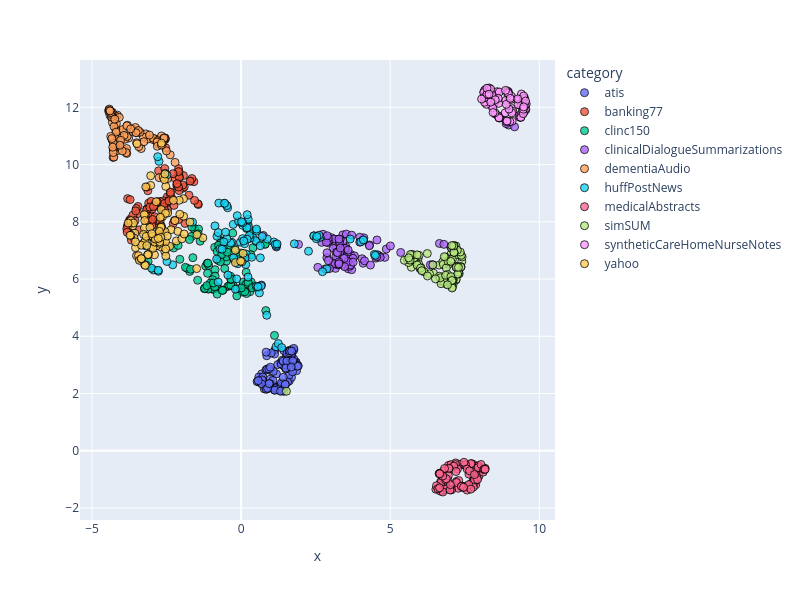

Notebook source saved alongside this figure:
### Code cell
dimensionality_reduction_plots(file_paths="./outputsTest/*/mda_dim_scores.csv")

### Figure 1 — Plotly figure (JSON) as saved in the notebook; plotly's stock layout.template omitted (floating-point values rounded to 4 significant figures)
{"data": [{"customdata": [["atis_199"], ["atis_12"], ["atis_115"], ["atis_276"], ["atis_188"], ["atis_137"], ["atis_177"], ["atis_106"], ["atis_100"], ["atis_267"], ["atis_112"], ["atis_126"], ["atis_120"], ["atis_239"], ["atis_101"], ["atis_153"], ["atis_13"], ["atis_101"], ["atis_136"], ["atis_212"], ["atis_230"], ["atis_112"], ["atis_122"], ["atis_156"], ["atis_232"], ["atis_3"], ["atis_171"], ["atis_187"], ["atis_151"], ["atis_10"], ["atis_154"], ["atis_425"], ["atis_185"], ["atis_25"], ["atis_148"], ["atis_134"], ["atis_188"], ["atis_193"], ["atis_129"], ["atis_109"], ["atis_180"], ["atis_275"], ["atis_124"], ["atis_10"], ["atis_210"], ["atis_118"], ["atis_206"], ["atis_138"], ["atis_15"], ["atis_227"], ["atis_13"], ["atis_218"], ["atis_20"], ["atis_150"], ["atis_110"], ["atis_164"], ["atis_116"], ["atis_152"], ["atis_132"], ["atis_144"], ["atis_128"], ["atis_117"], ["atis_217"], ["atis_17"], ["atis_168"], ["atis_15"], ["atis_10"], ["atis_100"], ["atis_130"], ["atis_111"], ["atis_150"], ["atis_544"], ["atis_145"], ["atis_108"], ["atis_270"], ["atis_209"], ["atis_118"], ["atis_117"], ["atis_304"], ["atis_128"], ["atis_101"], ["atis_210"], ["atis_204"], ["atis_157"], ["atis_11"], ["atis_268"], ["atis_116"], ["atis_148"], ["atis_112"], ["atis_198"], ["atis_125"], ["atis_0"], ["atis_128"], ["atis_129"], ["atis_199"], ["atis_105"], ["atis_257"], ["atis_108"], ["atis_153"], ["atis_11"]], "hovertemplate": "category=atis<br>x=%{x}<br>y=%{y}<br>doc_id=%{customdata[0]}<extra></extra>", "legendgroup": "atis", "marker": {"color": "#636efa", "line": {"color": "black", "width": 1}, "opacity": 0.8, "size": 8, "symbol": "circle"}, "mode": "markers", "name": "atis", "orientation": "v", "showlegend": true, "type": "scatter", "x": [1.379, 0.8099, 1.32, 0.9898, 1.871, 1.185, 0.6894, 1.602, 1.648, 1.357, 0.8326, 1.135, 1.316, 1.658, 0.9761, 1.845, 1.86, 1.825, 1.56, 1.314, 1.754, 1.768, 1.064, 1.434, 0.969, 0.8596, 1.518, 1.054, 0.611, 1.228, 1.838, 1.599, 1.079, 1.104, 0.5936, 1.718, 1.71, 1.12, 1.62, 1.69, 1.441, 0.7298, 1.686, 0.8325, 1.691, 1.35, 1.576, 1.066, 1.343, 1.121, 1.6, 1.064, 1.01, 1.432, 1.724, 1.769, 1.558, 0.7217, 1.485, 1.382, 0.8393, 1.339, 1.432, 0.8644, 1.539, 0.5641, 1.617, 0.6259, 1.152, 1.335, 1.238, 1.765, 0.9294, 1.412, 1.478, 0.7767, 1.38, 0.8684, 1.502, 1.5, 0.9588, 1.129, 1.411, 0.981, 0.535, 0.7059, 0.6951, 0.8355, 0.8871, 1.917, 0.9391, 1.322, 1.632, 1.892, 1.536, 1.733, 1.498, 0.5752, 1.68, 1.693], "xaxis": "x", "y": [2.351, 2.23, 2.251, 2.799, 2.996, 2.684, 2.684, 3.324, 3.519, 2.297, 2.365, 3.519, 3.066, 3.073, 2.239, 3.095, 2.796, 3.079, 3.478, 2.203, 3.112, 3.204, 2.257, 2.966, 2.496, 3.319, 3.313, 2.318, 2.475, 3.008, 2.982, 3.353, 2.772, 2.229, 2.572, 3.49, 3.419, 2.12, 2.443, 2.563, 2.959, 2.577, 3.317, 2.818, 3.395, 2.368, 3.386, 2.456, 3.027, 3.377, 2.628, 2.176, 3.416, 2.075, 2.757, 3.521, 2.402, 2.428, 2.308, 2.136, 3.445, 2.091, 3.501, 2.853, 3.403, 2.42, 3.424, 2.389, 2.171, 2.115, 2.136, 3.575, 2.86, 2.564, 2.318, 2.161, 3.163, 2.153, 2.855, 2.994, 2.343, 2.112, 3.127, 2.918, 2.415, 2.475, 2.331, 2.149, 2.179, 2.966, 2.345, 2.077, 3.481, 2.952, 3.132, 3.135, 2.891, 2.449, 2.921, 3.482], "yaxis": "y"}, {"customdata": [["atis_303"], ["atis_171"], ["atis_196"], ["atis_294"], ["atis_199"], ["atis_146"], ["atis_243"], ["atis_116"], ["atis_119"], ["atis_297"], ["atis_275"], ["atis_159"], ["atis_299"], ["atis_245"], ["atis_146"], ["atis_194"], ["atis_143"], ["atis_170"], ["atis_15"], ["atis_283"], ["atis_234"], ["atis_220"], ["atis_222"], ["atis_211"], ["atis_410"], ["atis_343"], ["atis_196"], ["atis_252"], ["atis_166"], ["atis_271"], ["atis_223"], ["atis_475"], ["atis_216"], ["atis_289"], ["atis_15"], ["atis_15"], ["atis_239"], ["atis_372"], ["atis_185"], ["atis_22"], ["atis_236"], ["atis_276"], ["atis_130"], ["atis_133"], ["atis_249"], ["atis_155"], ["atis_249"], ["atis_176"], ["atis_249"], ["atis_257"], ["atis_168"], ["atis_290"], ["atis_27"], ["atis_200"], ["atis_215"], ["atis_18"], ["atis_146"], ["atis_158"], ["atis_151"], ["atis_189"], ["atis_225"], ["atis_233"], ["atis_255"], ["atis_239"], ["atis_221"], ["atis_161"], ["atis_126"], ["atis_148"], ["atis_154"], ["atis_118"], ["atis_297"], ["atis_586"], ["atis_195"], ["atis_128"], ["atis_303"], ["atis_305"], ["atis_283"], ["atis_169"], ["atis_314"], ["atis_196"], ["atis_246"], ["atis_259"], ["atis_271"], ["atis_182"], ["atis_380"], ["atis_330"], ["atis_173"], ["atis_383"], ["atis_359"], ["atis_334"], ["atis_136"], ["atis_134"], ["atis_158"], ["atis_144"], ["atis_216"], ["atis_208"], ["atis_271"], ["atis_166"], ["atis_211"], ["atis_24"]], "hovertemplate": "category=banking77<br>x=%{x}<br>y=%{y}<br>doc_id=%{customdata[0]}<extra></extra>", "legendgroup": "banking77", "marker": {"color": "#EF553B", "line": {"color": "black", "width": 1}, "opacity": 0.8, "size": 8, "symbol": "circle"}, "mode": "markers", "name": "banking77", "orientation": "v", "showlegend": true, "type": "scatter", "x": [-1.935, -2.887, -2.069, -3.16, -2.473, -2.598, -1.691, -2.104, -2.08, -1.435, -1.451, -3.046, -2.211, -1.749, -2.808, -2.696, -2.767, -2.471, -3.168, -2.321, -3.881, -1.956, -2.9, -2.072, -3.806, -3.457, -3.517, -4.122, -2.792, -3.1, -2.098, -1.585, -3.716, -3.15, -2.1, -3.681, -3.808, -2.375, -3.799, -1.908, -2.717, -3.802, -2.593, -2.534, -4.293, -2.145, -3.128, -2.772, -3.455, -2.284, -1.956, -3.389, -3.02, -3.742, -2.825, -3.211, -2.644, -3.723, -2.467, -2.277, -1.882, -3.835, -3.156, -1.65, -2.08, -2.786, -2.677, -2.63, -2.237, -2.571, -2.157, -3.126, -2.572, -3.63, -2.373, -2.991, -1.564, -2.37, -2.814, -3.167, -2.913, -1.713, -3.419, -3.062, -3.721, -2.56, -2.717, -2.99, -2.421, -2.94, -3.747, -2.968, -2.101, -3.557, -2.148, -2.252, -2.093, -1.099, -3.536, -3.822], "xaxis": "x", "y": [9.616, 7.45, 9.569, 8.451, 8.873, 8.736, 9.431, 9.606, 9.746, 8.605, 8.63, 8.224, 9.504, 8.93, 8.021, 8.137, 9.782, 8.683, 8.36, 8.825, 10.49, 9.174, 8.177, 9.554, 8.81, 8.538, 8.467, 10.66, 8.009, 8.653, 9.857, 9.402, 8.093, 7.486, 9.755, 7.361, 7.842, 9.041, 7.719, 9.22, 8.709, 7.881, 8.49, 10.59, 10.25, 9.242, 9.086, 7.971, 8.291, 9.682, 9.285, 6.706, 8.714, 8.029, 8.549, 8.122, 7.736, 7.954, 8.423, 7.94, 7.943, 7.757, 9.214, 9.511, 9.092, 8.605, 8.489, 8.51, 8.05, 8.426, 9.296, 8.04, 8.641, 8.229, 8.953, 8.442, 8.747, 9.028, 8.704, 8.421, 8.578, 9.422, 7.718, 8.513, 8.775, 9.862, 8.019, 7.867, 8.732, 8.533, 8.039, 8.08, 9.216, 8.04, 9.334, 8.574, 8.079, 5.659, 8.382, 7.635], "yaxis": "y"}, {"customdata": [["atis_356"], ["atis_200"], ["atis_317"], ["atis_361"], ["atis_220"], ["atis_246"], ["atis_305"], ["atis_122"], ["atis_220"], ["atis_520"], ["atis_297"], ["atis_181"], ["atis_309"], ["atis_378"], ["atis_247"], ["atis_234"], ["atis_189"], ["atis_226"], ["atis_156"], ["atis_34"], ["atis_253"], ["atis_299"], ["atis_290"], ["atis_252"], ["atis_418"], ["atis_360"], ["atis_256"], ["atis_320"], ["atis_315"], ["atis_28"], ["atis_249"], ["atis_559"], ["atis_251"], ["atis_297"], ["atis_305"], ["atis_20"], ["atis_426"], ["atis_376"], ["atis_233"], ["atis_220"], ["atis_256"], ["atis_279"], ["atis_164"], ["atis_298"], ["atis_270"], ["atis_185"], ["atis_251"], ["atis_280"], ["atis_368"], ["atis_265"], ["atis_201"], ["atis_436"], ["atis_337"], ["atis_273"], ["atis_394"], ["atis_220"], ["atis_32"], ["atis_18"], ["atis_242"], ["atis_229"], ["atis_292"], ["atis_261"], ["atis_317"], ["atis_274"], ["atis_277"], ["atis_207"], ["atis_141"], ["atis_268"], ["atis_165"], ["atis_191"], ["atis_318"], ["atis_642"], ["atis_369"], ["atis_155"], ["atis_347"], ["atis_344"], ["atis_487"], ["atis_174"], ["atis_321"], ["atis_230"], ["atis_274"], ["atis_372"], ["atis_282"], ["atis_2"], ["atis_405"], ["atis_349"], ["atis_209"], ["atis_395"], ["atis_389"], ["atis_389"], ["atis_258"], ["atis_200"], ["atis_197"], ["atis_239"], ["atis_230"], ["atis_240"], ["atis_325"], ["atis_223"], ["atis_286"], ["atis_259"]], "hovertemplate": "category=clinc150<br>x=%{x}<br>y=%{y}<br>doc_id=%{customdata[0]}<extra></extra>", "legendgroup": "clinc150", "marker": {"color": "#00cc96", "line": {"color": "black", "width": 1}, "opacity": 0.8, "size": 8, "symbol": "circle"}, "mode": "markers", "name": "clinc150", "orientation": "v", "showlegend": true, "type": "scatter", "x": [-0.3212, -0.6776, -1.231, -0.4344, -0.66, -0.3074, -0.4933, -0.4485, -0.8739, 0.36, 0.1828, 0.06283, -0.9653, -0.3986, -0.7366, 0.296, -0.5015, -0.7072, -0.8862, -0.2817, 0.06615, -0.2602, -1.559, -0.8717, -1.193, -0.9542, -0.3526, -0.6946, -0.3426, -0.9169, -0.5495, -1.188, 0.3379, -1.618, -1.087, -0.5888, 0.1692, -0.00153, -1.552, -1.126, 1.119, -1.427, -0.1408, -1.088, -1.102, -1.652, 0.1774, -0.9396, -0.8214, -1.722, -2.056, -1.225, -0.2128, -0.7713, 0.3978, -1.815, -0.6952, 0.2899, -0.1336, -0.2442, -0.2981, -1.868, 0.02476, -0.8034, 0.1774, -1.032, -0.6495, -1.136, -1.148, -2.942, -0.803, 0.3275, -0.6063, -0.8865, 0.1209, -3.119, 0.005155, 0.2348, -1.655, -0.3354, -1.114, -1.695, -0.1449, 0.3309, -0.9336, -1.374, -2.262, -1.458, -0.1563, 0.8279, -1.731, 0.8032, -1.44, -0.3451, 0.3703, -0.6287, -2.113, -0.464, -0.7564, 0.8107], "xaxis": "x", "y": [6.006, 7.346, 5.663, 7.068, 7.313, 5.881, 6.626, 5.738, 6.326, 5.772, 7.768, 5.761, 5.646, 5.768, 7.18, 5.555, 6.776, 6.764, 7.106, 7.604, 5.891, 5.763, 7.765, 6.101, 5.691, 5.977, 6.094, 5.628, 5.78, 5.646, 6.362, 6.452, 5.896, 6.747, 5.695, 7.048, 6.234, 6.91, 7.682, 6.201, 4.029, 7.746, 6.795, 6.474, 5.645, 7.495, 5.495, 5.779, 5.743, 6.266, 6.689, 5.671, 7.066, 6.652, 7.093, 6.373, 6.608, 5.773, 5.651, 6.694, 6.831, 6.409, 5.543, 6.961, 5.835, 5.86, 6.859, 6.55, 5.769, 6.317, 5.472, 6.848, 5.612, 5.727, 5.555, 6.612, 5.688, 5.885, 7.818, 5.979, 6.555, 6.342, 5.411, 7.672, 5.86, 7.324, 7.086, 5.958, 6.604, 4.897, 7.38, 7.219, 7.579, 6.0, 5.694, 5.6, 7.175, 6.94, 7.18, 7.218], "yaxis": "y"}, {"customdata": [["atis_36"], ["atis_223"], ["atis_421"], ["atis_394"], ["atis_24"], ["atis_385"], ["atis_316"], ["atis_187"], ["atis_313"], ["atis_547"], ["atis_337"], ["atis_227"], ["atis_324"], ["atis_463"], ["atis_361"], ["atis_294"], ["atis_206"], ["atis_28"], ["atis_239"], ["atis_39"], ["atis_261"], ["atis_313"], ["atis_457"], ["atis_360"], ["atis_453"], ["atis_398"], ["atis_430"], ["atis_324"], ["atis_357"], ["atis_335"], ["atis_269"], ["atis_562"], ["atis_26"], ["atis_409"], ["atis_32"], ["atis_241"], ["atis_488"], ["atis_407"], ["atis_447"], ["atis_235"], ["atis_292"], ["atis_303"], ["atis_252"], ["atis_347"], ["atis_386"], ["atis_325"], ["atis_311"], ["atis_437"], ["atis_417"], ["atis_356"], ["atis_210"], ["atis_455"], ["atis_404"], ["atis_336"], ["atis_396"], ["atis_239"], ["atis_42"], ["atis_379"], ["atis_38"], ["atis_317"], ["atis_338"], ["atis_304"], ["atis_454"], ["atis_300"], ["atis_304"], ["atis_254"], ["atis_237"], ["atis_345"], ["atis_188"], ["atis_246"], ["atis_389"], ["atis_645"], ["atis_407"], ["atis_21"], ["atis_355"], ["atis_367"], ["atis_488"], ["atis_318"], ["atis_334"], ["atis_276"], ["atis_427"], ["atis_412"], ["atis_302"], ["atis_27"], ["atis_441"], ["atis_397"], ["atis_276"], ["atis_468"], ["atis_430"], ["atis_398"], ["atis_310"], ["atis_213"], ["atis_224"], ["atis_381"], ["atis_237"], ["atis_288"], ["atis_338"], ["atis_326"], ["atis_300"], ["atis_337"]], "hovertemplate": "category=clinicalDialogueSummarizations<br>x=%{x}<br>y=%{y}<br>doc_id=%{customdata[0]}<extra></extra>", "legendgroup": "clinicalDialogueSummarizations", "marker": {"color": "#ab63fa", "line": {"color": "black", "width": 1}, "opacity": 0.8, "size": 8, "symbol": "circle"}, "mode": "markers", "name": "clinicalDialogueSummarizations", "orientation": "v", "showlegend": true, "type": "scatter", "x": [2.85, 3.411, 0.7438, 3.529, 3.513, 3.071, 5.735, 3.419, 2.615, 2.702, 4.822, 3.704, 3.405, 2.927, 3.434, 4.092, 4.588, 4.637, 3.492, 3.409, 3.42, 3.594, 4.869, 3.163, 3.006, 3.684, 4.117, 2.822, 3.199, 3.981, 3.802, 3.242, 1.924, 0.6809, 4.571, 5.351, 2.875, 3.708, 6.422, 8.973, 3.028, 3.642, 6.65, 4.056, 3.61, 1.184, 4.31, 5.006, 3.291, 3.142, 8.887, 3.398, 2.572, 3.277, 3.592, 3.277, 3.753, 3.177, 3.323, 4.138, 3.222, 3.98, 4.52, 3.671, 4.555, 2.927, 3.122, 2.927, 3.485, 3.176, 3.32, 2.925, 2.861, 2.744, 4.338, 3.582, 3.47, 4.3, 3.708, 3.589, 3.298, 7.029, 3.093, 3.756, 4.668, 3.205, 3.458, 3.232, 3.326, 2.962, 7.468, 3.279, 3.28, 2.886, 6.8, 4.547, 9.17, 3.282, 6.346, 2.881], "xaxis": "x", "y": [7.439, 7.544, 7.523, 7.571, 7.134, 6.487, 6.863, 6.969, 7.439, 7.282, 6.758, 6.784, 7.036, 7.262, 7.097, 6.553, 6.801, 6.807, 7.051, 6.488, 7.325, 6.357, 7.049, 6.372, 7.372, 6.853, 7.439, 6.355, 6.672, 7.462, 6.808, 6.497, 7.211, 5.787, 6.85, 6.928, 6.747, 6.327, 6.5, 11.38, 7.445, 6.448, 7.244, 6.71, 6.692, 7.121, 7.19, 7.156, 7.193, 6.539, 11.43, 6.758, 6.407, 6.511, 6.621, 7.336, 6.724, 6.799, 7.389, 6.637, 7.383, 7.289, 6.73, 6.491, 7.365, 6.643, 7.396, 7.329, 7.075, 7.085, 6.966, 7.432, 7.284, 7.565, 6.488, 6.608, 6.431, 7.162, 7.533, 7.012, 7.288, 7.119, 7.072, 6.588, 6.757, 6.941, 6.722, 6.921, 7.086, 6.364, -1.294, 6.597, 6.531, 7.512, 7.212, 6.781, 11.32, 7.398, 6.497, 6.918], "yaxis": "y"}, {"customdata": [["atis_405"], ["atis_232"], ["atis_424"], ["atis_402"], ["atis_364"], ["atis_416"], ["atis_365"], ["atis_288"], ["atis_316"], ["atis_553"], ["atis_403"], ["atis_380"], ["atis_329"], ["atis_488"], ["atis_364"], ["atis_386"], ["atis_284"], ["atis_280"], ["atis_392"], ["atis_428"], ["atis_447"], ["atis_441"], ["atis_474"], ["atis_510"], ["atis_467"], ["atis_512"], ["atis_44"], ["atis_338"], ["atis_537"], ["atis_405"], ["atis_325"], ["atis_57"], ["atis_298"], ["atis_455"], ["atis_424"], ["atis_473"], ["atis_514"], ["atis_448"], ["atis_46"], ["atis_280"], ["atis_420"], ["atis_316"], ["atis_352"], ["atis_479"], ["atis_397"], ["atis_391"], ["atis_456"], ["atis_525"], ["atis_554"], ["atis_383"], ["atis_32"], ["atis_513"], ["atis_407"], ["atis_348"], ["atis_428"], ["atis_244"], ["atis_490"], ["atis_41"], ["atis_525"], ["atis_523"], ["atis_351"], ["atis_334"], ["atis_464"], ["atis_421"], ["atis_320"], ["atis_278"], ["atis_386"], ["atis_351"], ["atis_228"], ["atis_289"], ["atis_563"], ["atis_646"], ["atis_451"], ["atis_381"], ["atis_368"], ["atis_400"], ["atis_526"], ["atis_360"], ["atis_401"], ["atis_478"], ["atis_469"], ["atis_422"], ["atis_353"], ["atis_279"], ["atis_467"], ["atis_503"], ["atis_285"], ["atis_469"], ["atis_465"], ["atis_494"], ["atis_516"], ["atis_264"], ["atis_243"], ["atis_392"], ["atis_250"], ["atis_325"], ["atis_454"], ["atis_403"], ["atis_34"], ["atis_388"]], "hovertemplate": "category=dementiaAudio<br>x=%{x}<br>y=%{y}<br>doc_id=%{customdata[0]}<extra></extra>", "legendgroup": "dementiaAudio", "marker": {"color": "#FFA15A", "line": {"color": "black", "width": 1}, "opacity": 0.8, "size": 8, "symbol": "circle"}, "mode": "markers", "name": "dementiaAudio", "orientation": "v", "showlegend": true, "type": "scatter", "x": [-2.749, -2.885, -4.151, -3.773, -4.268, -2.787, -3.834, -4.274, -4.366, -3.842, -3.898, -2.215, -4.202, -4.091, -3.427, -4.22, -4.221, -2.772, -4.141, -3.823, -3.975, -2.613, -4.262, -4.268, -3.511, -3.128, -3.194, -4.222, -4.205, -4.239, -3.353, -4.056, -4.349, -3.487, -3.813, -2.932, -3.279, -4.184, -3.857, -2.605, -4.085, -3.433, -4.307, -4.336, -3.262, -4.439, -2.541, -2.671, -3.631, -4.227, -4.399, -3.925, -4.321, -2.629, -3.59, -2.614, -2.378, -4.287, -3.509, -3.986, -4.316, -4.327, -2.47, -2.942, -3.075, -2.551, -4.265, -3.506, -4.039, -3.546, -4.289, -4.345, -4.347, -2.505, -4.356, -2.55, -2.601, -3.834, -4.437, -4.194, -3.389, -4.371, -4.408, -3.446, -4.372, -4.239, -4.419, -2.804, -4.418, -4.283, -3.525, -2.82, -4.306, -4.394, -4.064, -2.81, -4.334, -2.582, -2.67, -3.705], "xaxis": "x", "y": [9.544, 10.89, 11.73, 10.93, 11.63, 10.86, 10.39, 10.74, 11.79, 10.56, 10.88, 10.08, 10.59, 11.16, 11.13, 10.55, 10.84, 10.72, 10.49, 10.98, 11.22, 10.81, 10.57, 10.26, 11.12, 10.89, 11.07, 11.71, 11.22, 11.54, 10.56, 10.92, 11.64, 11.18, 11.37, 10.87, 10.96, 11.43, 10.42, 10.84, 11.65, 10.63, 11.67, 10.91, 10.8, 11.86, 10.89, 11.0, 11.15, 10.91, 11.72, 11.02, 11.83, 10.83, 11.22, 10.79, 10.34, 10.51, 6.815, 10.48, 11.47, 10.86, 9.508, 10.92, 11.03, 10.93, 11.33, 10.76, 10.85, 11.3, 10.42, 11.67, 11.75, 10.48, 11.82, 10.92, 10.91, 11.35, 11.91, 11.14, 11.13, 11.81, 11.89, 11.19, 10.98, 11.59, 11.94, 10.83, 11.89, 10.74, 11.11, 10.79, 10.61, 11.88, 10.68, 10.64, 10.91, 10.93, 10.68, 11.25], "yaxis": "y"}, {"customdata": [["atis_434"], ["atis_29"], ["atis_510"], ["atis_407"], ["atis_392"], ["atis_641"], ["atis_455"], ["atis_305"], ["atis_432"], ["atis_578"], ["atis_413"], ["atis_46"], ["atis_34"], ["atis_52"], ["atis_368"], ["atis_445"], ["atis_345"], ["atis_338"], ["atis_487"], ["atis_438"], ["atis_493"], ["atis_493"], ["atis_486"], ["atis_523"], ["atis_620"], ["atis_518"], ["atis_443"], ["atis_541"], ["atis_612"], ["atis_460"], ["atis_392"], ["atis_587"], ["atis_307"], ["atis_482"], ["atis_466"], ["atis_504"], ["atis_54"], ["atis_478"], ["atis_481"], ["atis_338"], ["atis_443"], ["atis_323"], ["atis_388"], ["atis_533"], ["atis_505"], ["atis_543"], ["atis_50"], ["atis_547"], ["atis_577"], ["atis_405"], ["atis_356"], ["atis_538"], ["atis_408"], ["atis_392"], ["atis_490"], ["atis_374"], ["atis_543"], ["atis_422"], ["atis_577"], ["atis_529"], ["atis_410"], ["atis_424"], ["atis_470"], ["atis_471"], ["atis_382"], ["atis_335"], ["atis_458"], ["atis_410"], ["atis_258"], ["atis_293"], ["atis_567"], ["atis_692"], ["atis_475"], ["atis_384"], ["atis_375"], ["atis_607"], ["atis_538"], ["atis_399"], ["atis_48"], ["atis_546"], ["atis_495"], ["atis_462"], ["atis_507"], ["atis_425"], ["atis_552"], ["atis_524"], ["atis_360"], ["atis_545"], ["atis_472"], ["atis_511"], ["atis_602"], ["atis_294"], ["atis_369"], ["atis_469"], ["atis_327"], ["atis_389"], ["atis_476"], ["atis_443"], ["atis_350"], ["atis_391"]], "hovertemplate": "category=huffPostNews<br>x=%{x}<br>y=%{y}<br>doc_id=%{customdata[0]}<extra></extra>", "legendgroup": "huffPostNews", "marker": {"color": "#19d3f3", "line": {"color": "black", "width": 1}, "opacity": 0.8, "size": 8, "symbol": "circle"}, "mode": "markers", "name": "huffPostNews", "orientation": "v", "showlegend": true, "type": "scatter", "x": [2.875, 0.166, 2.728, 0.2293, 0.5052, 0.5185, -0.1915, 4.096, 4.015, -0.31, -0.2648, -0.3532, 2.446, 2.433, 1.171, 1.096, 1.186, -2.772, 2.648, -0.02398, -0.4778, 4.469, 4.503, 0.07052, 0.386, 0.5514, 0.2379, -1.628, -0.453, -0.5696, -0.5817, 0.4834, -2.295, 3.657, -3.172, -0.8093, 0.049, 0.2969, 0.3537, 0.2767, 3.83e-05, -0.1075, -2.542, -3.001, -0.7103, -0.0849, -0.7699, 0.2525, -2.485, 2.521, -2.487, -2.754, 0.6121, 0.05632, -0.8777, 0.8594, 0.6719, -0.6413, 1.785, 2.613, 1.248, 0.5184, 1.175, -0.149, -3.193, 0.1954, 0.6433, -2.796, 0.8763, -0.7484, 0.05395, -0.4446, 0.1172, 4.101, 0.2315, 2.26, -2.782, -0.8205, 0.5645, 0.2022, 0.1571, -0.7678, 0.5159, 1.143, -0.4773, 0.7053, -0.5519, -0.1292, 0.2031, 2.539, 1.206, 0.6393, 7.435, 1.36, -0.08008, 0.08815, 0.0149, -0.5225, 0.1321, -0.2514], "xaxis": "x", "y": [6.354, 6.877, 6.257, 7.92, 5.744, 7.303, 5.645, 7.345, 7.3, 7.281, 7.909, 7.258, 7.511, 7.506, 3.633, 7.294, 7.192, 6.271, 7.459, 7.288, 7.406, 6.862, 6.827, 6.665, 7.461, 5.695, 8.09, 7.986, 8.491, 8.641, 7.297, 7.344, 6.498, 7.398, 6.481, 7.495, 7.412, 7.426, 6.763, 7.521, 7.968, 6.535, 9.694, 6.378, 7.057, 8.017, 5.893, 7.812, 9.637, 7.408, 6.613, 10.11, 5.515, 7.876, 7.858, 4.733, 5.76, 7.043, 7.232, 7.531, 3.743, 7.679, 7.156, 6.004, 7.158, 7.792, 6.741, 10.28, 7.398, 8.654, 7.966, 6.14, 7.235, 7.369, 6.07, 6.972, 6.306, 6.698, 5.732, 8.249, 6.507, 7.624, 7.745, 7.211, 8.567, 7.489, 8.649, 8.214, 7.391, 7.487, 7.227, 7.162, -1.247, 3.603, 6.671, 7.331, 8.001, 7.639, 6.733, 6.741], "yaxis": "y"}, {"customdata": [["atis_436"], ["atis_387"], ["atis_524"], ["atis_469"], ["atis_441"], ["atis_643"], ["atis_493"], ["atis_372"], ["atis_446"], ["atis_636"], ["atis_514"], ["atis_614"], ["atis_364"], ["atis_582"], ["atis_459"], ["atis_454"], ["atis_622"], ["atis_382"], ["atis_488"], ["atis_487"], ["atis_609"], ["atis_524"], ["atis_539"], ["atis_647"], ["atis_655"], ["atis_605"], ["atis_455"], ["atis_58"], ["atis_658"], ["atis_521"], ["atis_422"], ["atis_599"], ["atis_426"], ["atis_531"], ["atis_470"], ["atis_545"], ["atis_597"], ["atis_498"], ["atis_535"], ["atis_396"], ["atis_502"], ["atis_389"], ["atis_475"], ["atis_580"], ["atis_52"], ["atis_593"], ["atis_656"], ["atis_574"], ["atis_630"], ["atis_439"], ["atis_415"], ["atis_660"], ["atis_479"], ["atis_537"], ["atis_512"], ["atis_379"], ["atis_618"], ["atis_482"], ["atis_673"], ["atis_573"], ["atis_426"], ["atis_483"], ["atis_479"], ["atis_530"], ["atis_413"], ["atis_40"], ["atis_586"], ["atis_551"], ["atis_356"], ["atis_378"], ["atis_586"], ["atis_694"], ["atis_483"], ["atis_568"], ["atis_395"], ["atis_621"], ["atis_57"], ["atis_536"], ["atis_558"], ["atis_599"], ["atis_521"], ["atis_478"], ["atis_595"], ["atis_540"], ["atis_6"], ["atis_531"], ["atis_385"], ["atis_581"], ["atis_603"], ["atis_517"], ["atis_614"], ["atis_384"], ["atis_48"], ["atis_495"], ["atis_410"], ["atis_489"], ["atis_522"], ["atis_491"], ["atis_527"], ["atis_439"]], "hovertemplate": "category=medicalAbstracts<br>x=%{x}<br>y=%{y}<br>doc_id=%{customdata[0]}<extra></extra>", "legendgroup": "medicalAbstracts", "marker": {"color": "#FF6692", "line": {"color": "black", "width": 1}, "opacity": 0.8, "size": 8, "symbol": "circle"}, "mode": "markers", "name": "medicalAbstracts", "orientation": "v", "showlegend": true, "type": "scatter", "x": [6.782, 7.066, 7.764, 6.53, 7.756, 8.009, 6.77, 7.197, 7.81, 7.087, 6.952, 6.653, 7.74, 7.974, 7.225, 6.936, 8.021, 7.041, 7.689, 7.866, 7.727, 7.346, 6.739, 7.885, 7.818, 8.147, 6.782, 7.69, 7.187, 7.284, 7.551, 7.784, 7.824, 6.79, 7.641, 7.059, 6.65, 7.002, 6.691, 6.813, 7.644, 7.418, 7.297, 6.793, 7.914, 7.984, 6.904, 7.255, 7.947, 7.222, 6.858, 6.738, 6.853, 6.679, 7.821, 7.133, 7.727, 6.836, 7.945, 6.71, 7.705, 6.72, 7.787, 6.978, 7.501, 6.765, 8.118, 7.527, 7.207, 6.664, 7.473, 6.858, 7.578, 7.407, 7.929, 7.008, 7.38, 7.579, 7.579, 6.949, 7.633, 6.971, 8.182, 7.019, 7.66, 8.045, 8.138, 8.165, 6.883, 7.704, 6.822, 7.457, 8.182, 6.551, 6.597, 6.76, 7.825, 6.656, 6.639, 6.663], "xaxis": "x", "y": [-1.365, -1.232, -0.8718, -1.349, -1.195, -0.6879, -1.379, -0.428, -0.9836, -0.5349, -0.5148, -0.7996, -1.124, -0.8895, -1.073, -1.015, -0.572, -0.4871, -0.5232, -1.194, -0.5503, -0.4789, -0.8405, -1.022, -0.6359, -0.6257, -1.144, -1.177, -0.4849, -1.314, -0.5328, -0.4801, -1.125, -0.7096, -0.82, -1.37, -1.296, -1.354, -1.085, -0.9206, -1.3, -1.247, -1.043, -0.9712, -0.9494, -0.5805, -1.295, -0.6361, -0.5256, -1.111, -1.231, -1.386, -1.302, -1.412, -1.033, -0.5427, -0.4528, -1.083, -0.5917, -1.106, -0.4542, -0.8386, -1.274, -0.6496, -0.5108, -1.444, -0.7493, -0.4899, -0.7272, -0.7867, -0.4063, -1.024, -1.265, -1.239, -1.01, -1.378, -1.251, -0.6425, -1.379, -0.8747, -1.186, -0.6137, -0.6165, -1.188, -0.7063, -0.4824, -0.6567, -0.6457, -0.9817, -1.344, -0.6216, -1.28, -0.6522, -1.226, -1.333, -0.8856, -0.8342, -1.299, -0.8025, -0.8061], "yaxis": "y"}, {"customdata": [["atis_533"], ["atis_406"], ["atis_539"], ["atis_536"], ["atis_468"], ["atis_662"], ["atis_503"], ["atis_584"], ["atis_495"], ["atis_651"], ["atis_615"], ["atis_629"], ["atis_5"], ["atis_698"], ["atis_66"], ["atis_497"], ["atis_624"], ["atis_482"], ["atis_514"], ["atis_6"], ["atis_610"], ["atis_592"], ["atis_557"], ["atis_692"], ["atis_716"], ["atis_698"], ["atis_575"], ["atis_6"], ["atis_714"], ["atis_593"], ["atis_502"], ["atis_643"], ["atis_501"], ["atis_59"], ["atis_575"], ["atis_637"], ["atis_600"], ["atis_523"], ["atis_628"], ["atis_432"], ["atis_572"], ["atis_470"], ["atis_481"], ["atis_590"], ["atis_579"], ["atis_680"], ["atis_691"], ["atis_616"], ["atis_64"], ["atis_494"], ["atis_503"], ["atis_663"], ["atis_512"], ["atis_561"], ["atis_538"], ["atis_402"], ["atis_688"], ["atis_510"], ["atis_680"], ["atis_603"], ["atis_496"], ["atis_612"], ["atis_55"], ["atis_570"], ["atis_533"], ["atis_518"], ["atis_587"], ["atis_65"], ["atis_436"], ["atis_52"], ["atis_588"], ["atis_701"], ["atis_554"], ["atis_581"], ["atis_527"], ["atis_648"], ["atis_624"], ["atis_575"], ["atis_588"], ["atis_612"], ["atis_685"], ["atis_64"], ["atis_656"], ["atis_564"], ["atis_613"], ["atis_617"], ["atis_622"], ["atis_675"], ["atis_610"], ["atis_617"], ["atis_624"], ["atis_385"], ["atis_634"], ["atis_611"], ["atis_626"], ["atis_527"], ["atis_523"], ["atis_558"], ["atis_645"], ["atis_50"]], "hovertemplate": "category=simSUM<br>x=%{x}<br>y=%{y}<br>doc_id=%{customdata[0]}<extra></extra>", "legendgroup": "simSUM", "marker": {"color": "#B6E880", "line": {"color": "black", "width": 1}, "opacity": 0.8, "size": 8, "symbol": "circle"}, "mode": "markers", "name": "simSUM", "orientation": "v", "showlegend": true, "type": "scatter", "x": [5.832, 7.354, 5.994, 7.207, 6.453, 6.317, 7.12, 6.887, 5.709, 6.639, 5.861, 6.955, 7.401, 6.761, 6.711, 5.57, 6.645, 7.076, 7.204, 6.78, 7.03, 7.313, 7.145, 6.835, 7.258, 7.261, 6.756, 5.934, 5.795, 6.052, 6.979, 7.033, 6.999, 7.214, 7.058, 6.744, 7.411, 6.43, 7.27, 6.028, 7.372, 7.115, 7.345, 7.144, 6.813, 6.859, 5.795, 7.214, 7.204, 7.383, 7.101, 7.14, 6.705, 6.243, 6.681, 7.299, 7.153, 6.516, 7.37, 7.023, 7.349, 7.03, 6.132, 6.881, 7.086, 6.925, 7.251, 5.713, 6.86, 5.611, 6.938, 7.261, 5.474, 7.084, 5.956, 7.244, 5.679, 7.213, 7.086, 5.663, 5.899, 7.076, 7.032, 1.518, 7.145, 5.965, 5.903, 7.035, 6.02, 7.07, 7.117, 7.136, 6.813, 7.13, 6.059, 7.065, 6.251, 6.921, 5.621, 7.288], "xaxis": "x", "y": [6.69, 6.426, 6.371, 6.418, 6.203, 6.182, 5.844, 5.822, 6.412, 6.486, 6.593, 6.522, 6.615, 6.602, 5.933, 6.685, 6.098, 5.941, 5.97, 6.514, 6.7, 6.183, 7.067, 6.059, 6.432, 6.367, 5.979, 6.712, 6.673, 6.314, 6.05, 6.858, 6.632, 5.99, 7.085, 5.92, 6.77, 6.494, 6.187, 6.406, 6.432, 5.988, 6.855, 7.114, 5.905, 6.762, 6.686, 6.843, 7.154, 6.826, 5.934, 7.169, 5.837, 6.891, 6.044, 6.237, 7.072, 6.006, 6.418, 6.701, 6.944, 5.8, 6.256, 6.388, 5.72, 6.161, 7.007, 6.813, 6.13, 6.576, 6.624, 6.172, 6.653, 6.689, 6.517, 6.445, 6.857, 6.409, 5.959, 6.661, 6.491, 5.687, 6.615, 2.077, 6.924, 6.827, 6.845, 6.084, 6.383, 5.947, 7.117, 6.933, 6.782, 7.163, 6.29, 7.17, 6.105, 5.799, 6.739, 6.406], "yaxis": "y"}, {"customdata": [["atis_536"], ["atis_43"], ["atis_570"], ["atis_660"], ["atis_662"], ["atis_712"], ["atis_504"], ["atis_672"], ["atis_510"], ["atis_83"], ["atis_73"], ["atis_64"], ["atis_536"], ["atis_78"], ["atis_693"], ["atis_5"], ["atis_675"], ["atis_705"], ["atis_663"], ["atis_685"], ["atis_650"], ["atis_604"], ["atis_558"], ["atis_7"], ["atis_9"], ["atis_78"], ["atis_673"], ["atis_668"], ["atis_717"], ["atis_602"], ["atis_592"], ["atis_677"], ["atis_562"], ["atis_66"], ["atis_636"], ["atis_655"], ["atis_619"], ["atis_638"], ["atis_638"], ["atis_433"], ["atis_591"], ["atis_699"], ["atis_519"], ["atis_602"], ["atis_647"], ["atis_708"], ["atis_90"], ["atis_655"], ["atis_69"], ["atis_623"], ["atis_657"], ["atis_688"], ["atis_519"], ["atis_619"], ["atis_565"], ["atis_461"], ["atis_711"], ["atis_553"], ["atis_685"], ["atis_61"], ["atis_555"], ["atis_638"], ["atis_560"], ["atis_618"], ["atis_697"], ["atis_537"], ["atis_606"], ["atis_696"], ["atis_685"], ["atis_529"], ["atis_66"], ["atis_71"], ["atis_594"], ["atis_601"], ["atis_569"], ["atis_660"], ["atis_77"], ["atis_58"], ["atis_713"], ["atis_666"], ["atis_687"], ["atis_695"], ["atis_67"], ["atis_642"], ["atis_648"], ["atis_646"], ["atis_706"], ["atis_70"], ["atis_640"], ["atis_712"], ["atis_706"], ["atis_604"], ["atis_649"], ["atis_629"], ["atis_662"], ["atis_622"], ["atis_556"], ["atis_616"], ["atis_663"], ["atis_530"]], "hovertemplate": "category=syntheticCareHomeNurseNotes<br>x=%{x}<br>y=%{y}<br>doc_id=%{customdata[0]}<extra></extra>", "legendgroup": "syntheticCareHomeNurseNotes", "marker": {"color": "#FF97FF", "line": {"color": "black", "width": 1}, "opacity": 0.8, "size": 8, "symbol": "circle"}, "mode": "markers", "name": "syntheticCareHomeNurseNotes", "orientation": "v", "showlegend": true, "type": "scatter", "x": [9.325, 8.964, 9.548, 9.38, 8.484, 9.521, 8.666, 8.534, 8.632, 8.957, 9.295, 8.177, 8.634, 8.674, 8.144, 9.492, 8.304, 8.29, 8.624, 9.35, 9.403, 8.521, 8.984, 8.388, 8.344, 8.547, 9.384, 8.194, 8.927, 9.481, 8.386, 8.185, 9.375, 9.504, 9.488, 9.035, 9.053, 8.58, 9.395, 8.226, 8.953, 8.648, 8.856, 8.66, 9.1, 9.06, 9.089, 8.165, 9.454, 8.884, 8.635, 8.647, 9.012, 8.878, 9.537, 9.037, 9.107, 9.401, 9.066, 8.392, 8.201, 8.288, 8.289, 8.62, 8.897, 8.166, 8.512, 8.92, 8.32, 9.434, 9.076, 8.985, 8.134, 8.937, 9.288, 9.478, 8.893, 9.474, 8.409, 8.163, 8.962, 9.024, 9.562, 9.521, 9.462, 8.249, 8.442, 9.278, 8.242, 9.464, 9.54, 8.447, 9.476, 8.867, 8.371, 8.245, 8.064, 8.313, 8.523, 8.372], "xaxis": "x", "y": [11.71, 12.55, 11.91, 11.65, 12.13, 12.13, 11.63, 11.76, 11.69, 12.51, 12.25, 12.24, 11.68, 11.65, 12.54, 11.84, 12.41, 12.56, 11.71, 11.65, 11.8, 12.21, 12.29, 12.51, 12.6, 12.43, 11.65, 12.61, 12.57, 11.86, 12.06, 12.59, 12.13, 12.33, 12.3, 12.3, 12.31, 12.55, 12.04, 12.11, 12.53, 11.64, 11.81, 12.54, 11.95, 12.28, 11.52, 12.18, 12.17, 11.53, 12.14, 11.63, 11.5, 12.24, 11.95, 12.36, 11.86, 12.47, 12.39, 12.24, 12.42, 12.31, 12.65, 12.32, 11.5, 12.6, 11.81, 11.52, 12.68, 11.89, 11.81, 11.94, 12.52, 12.49, 12.1, 12.31, 12.11, 12.4, 12.43, 12.34, 12.49, 12.31, 12.12, 12.05, 11.78, 12.44, 11.98, 12.3, 12.45, 11.94, 12.22, 11.82, 12.02, 12.59, 12.64, 12.67, 12.29, 12.46, 12.27, 12.18], "yaxis": "y"}, {"customdata": [["atis_697"], ["atis_605"], ["atis_662"], ["atis_72"], ["atis_77"], ["atis_715"], ["atis_543"], ["atis_74"], ["atis_569"], ["atis_93"], ["atis_89"], ["atis_651"], ["atis_580"], ["atis_93"], ["atis_698"], ["atis_567"], ["atis_695"], ["atis_74"], ["atis_701"], ["atis_7"], ["atis_699"], ["atis_697"], ["atis_660"], ["atis_721"], ["atis_97"], ["atis_94"], ["atis_79"], ["atis_688"], ["atis_81"], ["atis_715"], ["atis_90"], ["atis_716"], ["atis_62"], ["atis_84"], ["atis_681"], ["atis_686"], ["atis_676"], ["atis_66"], ["atis_72"], ["atis_599"], ["atis_635"], ["atis_80"], ["atis_525"], ["atis_98"], ["atis_713"], ["atis_78"], ["atis_99"], ["atis_9"], ["atis_719"], ["atis_82"], ["atis_663"], ["atis_94"], ["atis_603"], ["atis_91"], ["atis_651"], ["atis_620"], ["atis_714"], ["atis_655"], ["atis_703"], ["atis_7"], ["atis_642"], ["atis_89"], ["atis_630"], ["atis_82"], ["atis_7"], ["atis_648"], ["atis_703"], ["atis_700"], ["atis_710"], ["atis_63"], ["atis_666"], ["atis_715"], ["atis_695"], ["atis_704"], ["atis_594"], ["atis_97"], ["atis_85"], ["atis_85"], ["atis_87"], ["atis_73"], ["atis_7"], ["atis_9"], ["atis_97"], ["atis_679"], ["atis_77"], ["atis_719"], ["atis_719"], ["atis_84"], ["atis_684"], ["atis_719"], ["atis_99"], ["atis_700"], ["atis_654"], ["atis_68"], ["atis_94"], ["atis_96"], ["atis_620"], ["atis_681"], ["atis_714"], ["atis_637"]], "hovertemplate": "category=yahoo<br>x=%{x}<br>y=%{y}<br>doc_id=%{customdata[0]}<extra></extra>", "legendgroup": "yahoo", "marker": {"color": "#FECB52", "line": {"color": "black", "width": 1}, "opacity": 0.8, "size": 8, "symbol": "circle"}, "mode": "markers", "name": "yahoo", "orientation": "v", "showlegend": true, "type": "scatter", "x": [-3.564, -2.647, -3.244, -3.404, -2.559, -0.1922, -3.139, -2.696, -2.905, -2.961, -2.398, -3.296, -2.836, -3.542, -2.349, -1.716, -2.631, -3.633, -3.591, -2.961, -1.929, -2.677, -2.528, -3.222, -2.22, -2.672, -1.493, -3.271, -3.441, -2.757, -3.241, -3.056, -3.214, -3.413, -2.534, -3.032, -2.825, -2.728, -2.978, -3.252, -2.553, -2.171, -2.524, -1.987, -3.677, -3.185, -3.216, -2.057, -2.931, -3.694, -3.608, -1.931, -1.283, -2.8, -2.716, -3.791, -2.963, -2.615, -2.478, -3.234, -3.491, -2.679, -2.076, -2.675, 0.02702, 0.06494, -2.119, -2.809, -2.573, -2.688, -2.897, -3.693, -1.911, -2.53, -2.849, -3.724, -2.846, -1.48, -3.104, -2.462, -2.556, -2.731, -2.537, -2.741, -2.879, -2.995, -0.1921, -3.198, -3.344, -2.272, -3.13, -3.032, -2.692, -2.711, -3.162, -3.335, -3.349, -0.01542, -2.776, -3.546], "xaxis": "x", "y": [7.601, 7.258, 7.786, 6.676, 6.96, 7.007, 6.84, 7.126, 6.846, 7.136, 7.143, 7.242, 7.163, 7.096, 7.725, 7.989, 8.188, 7.862, 7.434, 7.072, 8.192, 7.859, 9.238, 7.319, 8.04, 10.75, 6.364, 7.562, 6.819, 7.787, 6.508, 7.803, 8.247, 6.652, 7.302, 9.274, 7.484, 7.25, 7.473, 8.252, 7.657, 7.331, 6.803, 7.405, 7.957, 7.49, 6.476, 8.264, 7.427, 8.045, 7.958, 8.807, 7.439, 7.562, 7.749, 7.955, 7.491, 9.561, 7.502, 8.046, 10.73, 8.43, 8.753, 7.82, 6.602, 6.896, 7.666, 7.362, 9.475, 7.809, 7.29, 7.536, 7.575, 7.053, 8.703, 7.526, 7.411, 7.552, 6.86, 8.305, 9.671, 7.303, 8.296, 7.666, 7.396, 7.583, 6.573, 9.22, 7.182, 8.75, 6.851, 9.611, 7.457, 8.156, 7.171, 6.702, 6.713, 6.623, 7.418, 7.298], "yaxis": "y"}], "layout": {"height": 600, "legend": {"title": {"text": "category"}, "tracegroupgap": 0}, "margin": {"t": 60}, "width": 800, "xaxis": {"anchor": "y", "domain": [0, 1], "title": {"text": "x"}}, "yaxis": {"anchor": "x", "domain": [0, 1], "title": {"text": "y"}}}}
